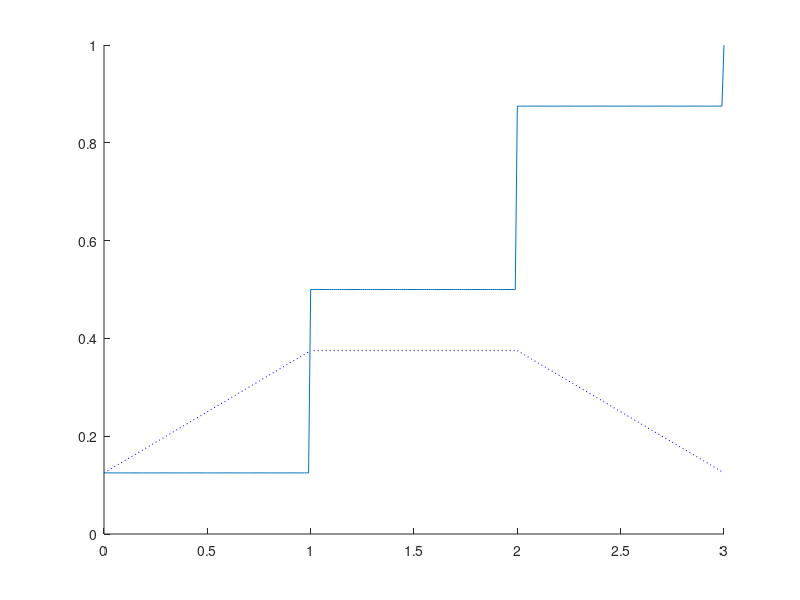

MATLAB code for this plot:
% example ex 2
clf
% n = input('Nr of trials n = ');
% p = input('Probability of success p = ');
% x = 0 : n;
% px = binopdf(x, n, p);
% plot(x, px, 'r+')
% hold on
% xx = 0 : 0.01 : n;
% fx = binocdf(xx, n, p);
% plot(xx, fx, 'm')
% legend('pdf', 'cdf')

% a)
hold on
n = 3;
p = 0.5;
x1 = 0 : n;
px1 = binopdf(x1, n, p);
px1
plot(x1, px1, ':b')

% b)
x2 = 0 : 0.01 : n;
fx2 = binocdf(x2, n, p);
plot(x2, fx2)

% c)
p1 = binopdf(0, 3, 0.5);
p2 = 1 - binopdf(0, 3, 0.5);

fprintf('P(X=0) = %2.5f\n', p1)
fprintf('P(X<>0) = %2.5f\n', p2)

% d)
p3 = binocdf(2, 3, 0.5);
p4 = binocdf(1, 3, 0.5);
fprintf('P(X<=2) = %2.5f\n', p3)
fprintf('P(X<2) = %2.5f\n', p4)

% e)
p5 = 1 - binocdf(0, 3, 0.5);
p6 = 1 - binocdf(1, 3, 0.5);
fprintf('P(X>=1) = %2.5f\n', p5)
fprintf('P(X>2) = %2.5f\n', p6)

% f)
n = 3;
x = 0;
for i = 1 : n
    toss = rand;
    if toss > 0.5   
        x = x + 1;
    end
end
x
hold off